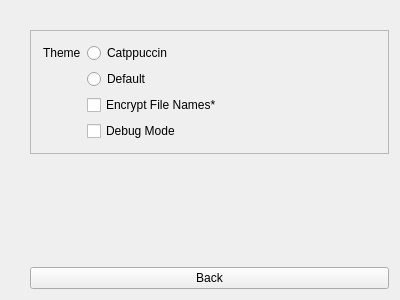
<?xml version="1.0" encoding="UTF-8"?>
<ui version="4.0">
 <class>settings</class>
 <widget class="QWidget" name="settings">
  <property name="geometry">
   <rect>
    <x>0</x>
    <y>0</y>
    <width>400</width>
    <height>300</height>
   </rect>
  </property>
  <property name="windowTitle">
   <string>Form</string>
  </property>
  <layout class="QVBoxLayout" name="settingsLayout">
   <property name="leftMargin">
    <number>30</number>
   </property>
   <property name="topMargin">
    <number>30</number>
   </property>
   <item>
    <widget class="QFrame" name="formFrame">
     <property name="frameShape">
      <enum>QFrame::Shape::StyledPanel</enum>
     </property>
     <property name="frameShadow">
      <enum>QFrame::Shadow::Raised</enum>
     </property>
     <layout class="QFormLayout" name="formLayout">
      <property name="leftMargin">
       <number>12</number>
      </property>
      <property name="topMargin">
       <number>12</number>
      </property>
      <property name="rightMargin">
       <number>12</number>
      </property>
      <property name="bottomMargin">
       <number>12</number>
      </property>
      <item row="0" column="0">
       <widget class="QLabel" name="label">
        <property name="text">
         <string>Theme</string>
        </property>
       </widget>
      </item>
      <item row="0" column="1">
       <widget class="QRadioButton" name="catppuccin_radio">
        <property name="text">
         <string>Catppuccin</string>
        </property>
       </widget>
      </item>
      <item row="1" column="1">
       <widget class="QRadioButton" name="default_radio">
        <property name="text">
         <string>Default</string>
        </property>
       </widget>
      </item>
      <item row="2" column="1">
       <widget class="QCheckBox" name="encryptFileName">
        <property name="text">
         <string>Encrypt File Names*</string>
        </property>
       </widget>
      </item>
      <item row="3" column="1">
       <widget class="QCheckBox" name="debugMode">
        <property name="text">
         <string>Debug Mode</string>
        </property>
       </widget>
      </item>
     </layout>
    </widget>
   </item>
   <item>
    <spacer name="verticalSpacer">
     <property name="orientation">
      <enum>Qt::Orientation::Vertical</enum>
     </property>
     <property name="sizeHint" stdset="0">
      <size>
       <width>20</width>
       <height>40</height>
      </size>
     </property>
    </spacer>
   </item>
   <item>
    <widget class="QPushButton" name="back_button">
     <property name="text">
      <string>Back</string>
     </property>
    </widget>
   </item>
  </layout>
 </widget>
 <resources/>
 <connections/>
</ui>
